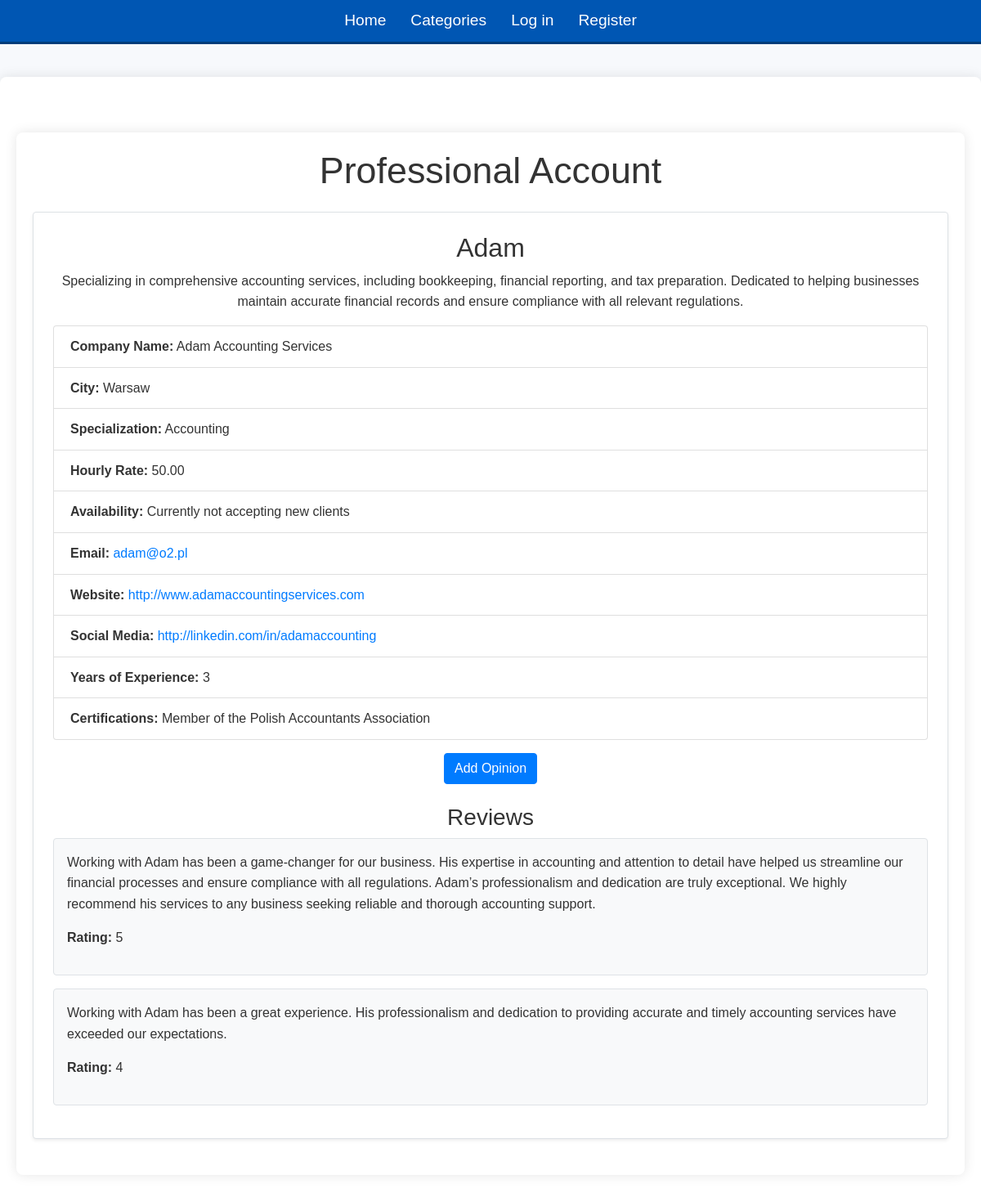
The page /profile/Adam/professional on the database its author committed.
### finance/models.py (models this page shows, shortened)
class ProfessionalUser(models.Model):
    id = models.AutoField(primary_key=True)
    user = models.ForeignKey(User, on_delete=models.CASCADE, related_name="professional_profile")
    company_name = models.CharField(max_length=255, blank=True)
    city = models.CharField(max_length= 255)
    specialization = models.CharField(max_length=255)
    description = models.TextField()
    hourly_rate = models.DecimalField(max_digits=10, decimal_places=2, blank=True, null=True)
    availability = models.CharField(max_length=255)
    email = models.EmailField()
    website = models.URLField(blank = True)
    social_media = models.URLField(blank=True)
    years_of_experience = models.IntegerField(blank=True, null=True)
    certifications = models.TextField(blank=True)

class User(AbstractUser):
    id = models.AutoField(primary_key=True)
    username = models.CharField(max_length=100, unique=True)
    email = models.EmailField(max_length=254)
    password = models.CharField(max_length=128)
    if_professional = models.BooleanField(default=False)

class Rating_User(models.Model):
    id = models.AutoField(primary_key=True)
    reviewer = models.ForeignKey(User, on_delete=models.CASCADE, related_name="give_rate_professional")
    professional_user = models.ForeignKey(ProfessionalUser, on_delete = models.CASCADE, related_name="give_rate_professional")
    value = models.PositiveSmallIntegerField()
    opinion = models.CharField(max_length=1000)
    if_used = models.BooleanField(default=False)

### finance/views.py (the view)
# urls.py: path("profile/<str:username>/professional", views.professional_profile, name="professional_profile"),
def professional_profile(request, username):
    profile = ProfessionalUser.objects.filter(user__username = username).first()
    if profile is None:
        return render(request, "finance/profile_professional.html")
    reviews = Rating_User.objects.filter(professional_user = profile)
    average_value = reviews.aggregate(Avg('value'))['value__avg']
    return render(request, "finance/profile_professional.html",{
        "profile": profile,
        "reviews": reviews,
        "rating": average_value
    })

### finance/templates/finance/profile_professional.html
{% extends 'finance/layout.html' %}
{% block body %}
<div class="container mt-5">
    <h1 class="text-center mb-4">Professional Account</h1>
    {% if profile %}
        <div class="profile-details p-4 mb-4 border rounded shadow-sm bg-white">
            <h2 class="text-center">{{ profile.user.username }}</h2>
            <p class="text-center">{{ profile.description }}</p>
            <ul class="list-group">
                <li class="list-group-item"><strong>Company Name:</strong> {{ profile.company_name }}</li>
                <li class="list-group-item"><strong>City:</strong> {{ profile.city }}</li>
                <li class="list-group-item"><strong>Specialization:</strong> {{ profile.specialization }}</li>
                <li class="list-group-item"><strong>Hourly Rate:</strong> {{ profile.hourly_rate }}</li>
                <li class="list-group-item"><strong>Availability:</strong> {{ profile.availability }}</li>
                <li class="list-group-item"><strong>Email:</strong> <a href="mailto:{{ profile.email }}">{{ profile.email }}</a></li>
                <li class="list-group-item"><strong>Website:</strong> <a href="{{ profile.website }}" target="_blank">{{ profile.website }}</a></li>
                <li class="list-group-item"><strong>Social Media:</strong> <a href="{{ profile.social_media }}" target="_blank">{{ profile.social_media }}</a></li>
                <li class="list-group-item"><strong>Years of Experience:</strong> {{ profile.years_of_experience }}</li>
                <li class="list-group-item"><strong>Certifications:</strong> {{ profile.certifications }}</li>
            </ul>
            {% if profile.user.username != user.username %}
                <div class="text-center mt-3 mb-3">
                    <a href="{% url 'add_opinion' profile.user.username %}" class="btn btn-primary">Add Opinion</a>
                </div>
            {% endif %}
            {% if reviews %}
                <h3 class="text-center mt-4">Reviews</h3>
                <div class="reviews-section">
                    {% for review in reviews %}
                        <div class="review p-3 mb-3 border rounded bg-light">
                            <p>{{ review.opinion }}</p>
                            <p><strong>Rating:</strong> {{ review.value }}</p>
                        </div>
                    {% endfor %}
                </div>
            {% endif %}
        </div>
    {% else %}
        <p class="text-center">This user does not have a professional profile yet.</p>
    {% endif %}
</div>
{% endblock %}

### finance/static/finance/styles.css (style rules this page uses)
body { font-family: 'Arial', sans-serif; background-color: #f7f9fc; color: #333; line-height: 1.6; margin: 0; padding: 0; }
.container { max-width: 1200px; margin: 40px auto; padding: 20px; background-color: #fff; border-radius: 8px; box-shadow: 0 0 15px rgba(0, 0, 0, 0.1); }
h1 { font-size: 2.8em; margin-bottom: 20px; }

### rows shown on the page
ProfessionalUser: user.username "Adam", description "Specializing in comprehensive accounting services, including bookkeeping, financial reporting, and tax preparation. Dedicated to helping businesses maintain accurate financial records and ensure compliance with all relevant regulations.", company_name "Adam Accounting Services", city "Warsaw", specialization "Accounting", hourly_rate "50.00", availability "Currently not accepting new clients", email "adam@o2.pl", website "http://www.adamaccountingservices.com", social_media "http://linkedin.com/in/adamaccounting", years_of_experience "3", certifications "Member of the Polish Accountants Association"
Rating_User: opinion "Working with Adam has been a game-changer for our business. His expertise in accounting and attention to detail have helped us streamline our financial processes and ensure compliance with all regulations. Adam’s professionalism and dedication are truly exceptional. We highly recommend his services to any business seeking reliable and thorough accounting support.", value "5"
Rating_User: opinion "Working with Adam has been a great experience. His professionalism and dedication to providing accurate and timely accounting services have exceeded our expectations.", value "4"
